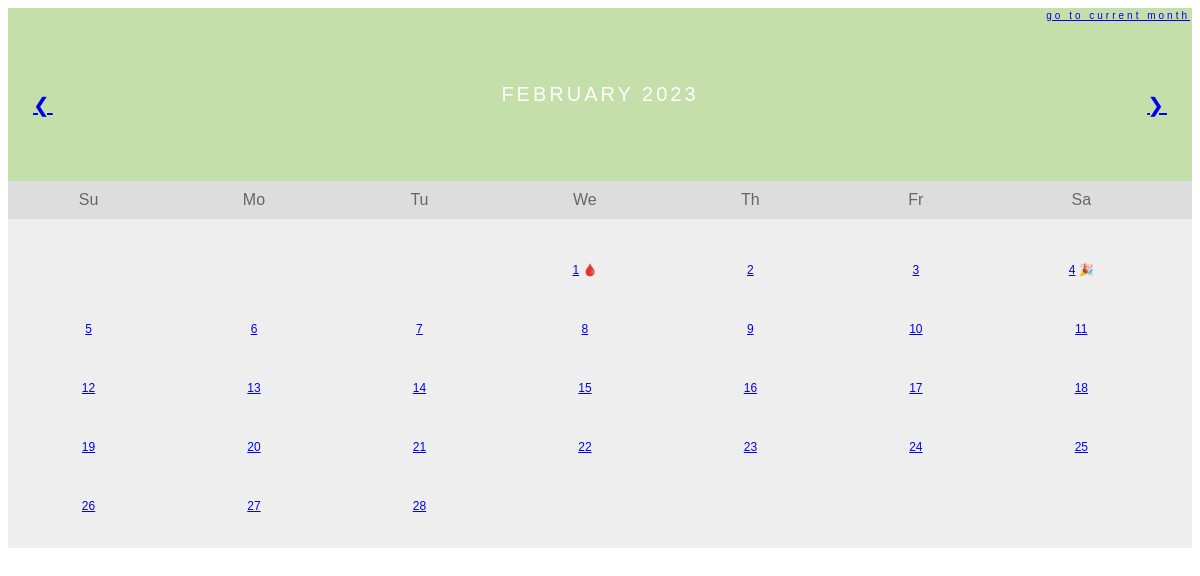
Screenshot of /calendar?month=February&year=2023 with the database file from the repository.
### tables this page shows
CREATE TABLE table_14_February_2023 (id Integer, date String, period_started String, period_ended String, cramps String, headache String, fatigue String, acne String);

### main.py (the view)
@app.route("/calendar")
def calendar():
    month_name = request.args.get("month")
    month_number = tv.list_of_months.index(month_name) + 1
    month_number_string = str(month_number).rjust(2, "0")
    year = request.args.get("year")
    month_and_year_name = f"{month_name} {year}"
    month_year_and_number = [year, month_number_string]
    table_years_and_months_index = updated_table_years_and_months.index(
        month_year_and_number
    )
    table_number = str((table_years_and_months_index) + 1).rjust(2, "0")
    month_days = get_table_from_database(
        tablename=f"table_{table_number}_{month_name}_{year}"
    )
    first_of_month_weekday = tv.get_1st_day_in_month_weekday(
        year=int(year), month=month_number
    )
    try:
        next_year_and_month_from_list = updated_table_years_and_months[
            table_years_and_months_index + 1
        ]
        next_month = tv.list_of_months[int(next_year_and_month_from_list[1]) - 1]
        next_month_year = next_year_and_month_from_list[0]
    except IndexError:
        next_month = None
        next_month_year = None
    if table_years_and_months_index - 1 >= 0:
        previous_year_and_month_from_list = updated_table_years_and_months[
            table_years_and_months_index - 1
        ]
        previous_month = tv.list_of_months[
            int(previous_year_and_month_from_list[1]) - 1
        ]
        previous_month_year = previous_year_and_month_from_list[0]
    else:
        previous_month = None
        previous_month_year = None
    try:
        predicted_days_of_period = predicted_period_days
    except NameError:
        predicted_days_of_period = None
    return render_template(
        "calendar.html",
        predicted_period_days=predicted_days_of_period,
        days=month_days,
        weekday=first_of_month_weekday,
        month_and_year=month_and_year_name,
        year=year,
        current_month=tv.current_month_name,
        current_month_year=tv.current_year,
        month=month_name,
        next_month=next_month,
        next_month_year=next_month_year,
        previous_month=previous_month,
        previous_month_year=previous_month_year,
    )

### core/time_variables.py (called while the page is built)
def get_1st_day_in_month_weekday(year, month):
    first_of_month_weekday = weekday(year=year, month=month, day=1)
    return first_of_month_weekday

### database/database.py (called while the page is built)
def get_table_from_database(tablename):
    conn = get_db_connection()
    month_days = conn.execute(f"SELECT * FROM {tablename}").fetchall()
    conn.close()
    return month_days

### database/initialize_database.py (called while the page is built)
def get_db_connection():
    conn = sqlite3.connect("period_tracking_app.db")
    conn.row_factory = sqlite3.Row
    return conn

### templates/calendar.html (shortened to what this page needs)
<!DOCTYPE html>
<html lang="en">
<head>
</head>
<body>
    <div class="month">
        <ul>
            <li class="current_month_cal">
              <a href="{{url_for('calendar', month=current_month, year=current_month_year)}}"> Go To Current Month </a>
            </li>
            {% if previous_month != None %}
              <li class="prev">
                  <a href="{{url_for('calendar', month=previous_month, year=previous_month_year)}}"> &#10094 </a>
              </li>
            {% endif %}
            {% if next_month != None %}
              <li class="next" >
                  <a href="{{url_for('calendar', month=next_month, year=next_month_year)}}"> &#10095 </a>
              </li>
            {% endif %}
            <li>
                {{ month_and_year }}
            </li>
        </ul>
      </div>
    <ul class="weekdays">
        <li>Su</li>
        <li>Mo</li>
        <li>Tu</li>
        <li>We</li>
        <li>Th</li>
        <li>Fr</li>
        <li>Sa</li>
    </ul>
    <ul class="days">
        {% if weekday == 2: %}
        <li></li>
        <li></li>
        <li></li>
        {% endif %}
        {% for day in days: %}
        <li>
            <a href="{{ url_for('day_details', month=month, date=day['id'], year=year) }}">{{ day["id"] }}</a>
            {% if day['period_started'] == 'Yes': %}
              <a>🩸</a>
            {% endif %}
            {% if day['period_ended'] == 'Yes': %}
              <a>🎉</a>
            {% endif %}
        </li>
        {% endfor %}
    </ul>
</body>
</html>

### templates/calendar.html (style rules this page uses)
* { box-sizing: border-box; }
ul { list-style-type: none; }
body { font-family: Verdana, sans-serif; }
.month { padding: 75px 25px; width: 100%; background: #C4DFAA; text-align: center; }
.month ul { margin: 0; padding: 0; }
.month ul li { color: white; font-size: 20px; text-transform: uppercase; letter-spacing: 3px; }
.month .current_month_cal { position: absolute; top: 10px; right: 10px; font-size: 10px; text-transform: lowercase; }
.month .prev { float: left; padding-top: 10px; }
.month .next { float: right; padding-top: 10px; }
.weekdays { margin: 0; padding: 10px 0; background-color: #ddd; }
.weekdays li { display: inline-block; width: 13.6%; color: #666; text-align: center; }
.days { padding: 10px 0; background: #eee; margin: 0; }
.days li { list-style-type: none; display: inline-block; width: 13.6%; text-align: center; padding: 20px 0; margin-bottom: 5px; font-size:12px; color: black; }

### rows the page displays
table_14_February_2023: id "1"
table_14_February_2023: id "2"
table_14_February_2023: id "3"
table_14_February_2023: id "4"
table_14_February_2023: id "5"
table_14_February_2023: id "6"
table_14_February_2023: id "7"
table_14_February_2023: id "8"
table_14_February_2023: id "9"
table_14_February_2023: id "10"
table_14_February_2023: id "11"
table_14_February_2023: id "12"
table_14_February_2023: id "13"
table_14_February_2023: id "14"
table_14_February_2023: id "15"
table_14_February_2023: id "16"
table_14_February_2023: id "17"
table_14_February_2023: id "18"
table_14_February_2023: id "19"
table_14_February_2023: id "20"
table_14_February_2023: id "21"
table_14_February_2023: id "22"
table_14_February_2023: id "23"
table_14_February_2023: id "24"
table_14_February_2023: id "25"
table_14_February_2023: id "26"
table_14_February_2023: id "27"
table_14_February_2023: id "28"

### other values shown
{{ month_and_year }} "FEBRUARY 2023"
